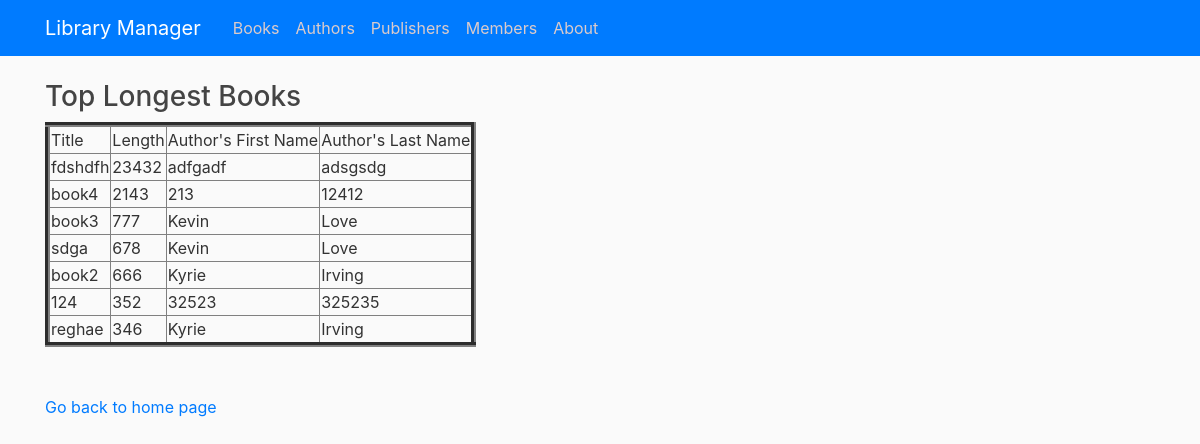
The app's page /longest with its own data.
### tables this page shows
CREATE TABLE Book (bookId INTEGER PRIMARY KEY AUTOINCREMENT, title TEXT NOT NULL, length INTEGER NOT NULL, availability BOOLEAN NOT NULL CHECK(availability IN (0, 1)));

CREATE TABLE Author (authorId INTEGER PRIMARY KEY AUTOINCREMENT, firstName TEXT NOT NULL, lastName TEXT NOT NULL);

### library/routes.py (the view)
@app.route("/longest")
def longest():
    con = sqlite3.connect("book.db")
    con.row_factory = sqlite3.Row
    cur = con.cursor()
    cur.execute("SELECT Book.title, Book.length, Author.firstName, Author.lastName \
        FROM Book JOIN WrittenBy JOIN Author \
            ON Book.bookId = WrittenBy.bookId AND WrittenBy.authorId = Author.authorId \
        WHERE Book.length > \
            (SELECT Book.length \
                FROM Book \
                ORDER BY Book.length DESC \
                LIMIT 1 OFFSET 10) \
        ORDER BY Book.length DESC")
    rows = cur.fetchall()
    return render_template("longest.html",rows = rows)

### library/templates/longest.html (shortened to what this page needs)
{% extends "layout.html" %}
{% block content %}
<!DOCTYPE html>
<html>
<head>
</head>
<body>
    <h3>Top Longest Books</h3>
    <table border=5>
        <thead>
            <td>Title</td>
            <td>Length</td>
            <td>Author's First Name</td>
            <td>Author's Last Name</td>
        </thead>
        {% for row in rows %}
        <tr>
            <td>{{row["title"]}}</td>
            <td>{{row["length"]}}</td>
            <td>{{row["firstName"]}}</td>
            <td>{{row["lastName"]}}</td>
        </tr>
        {% endfor %}
    </table>
    <br><br>
    <a href="/">Go back to home page</a>
</body>
</html>
{% endblock content %}

### library/static/main.css (style rules this page uses)
body { background: #fafafa; color: #333333; margin-top: 5rem; }
h1, h2, h3, h4, h5, h6 { color: #444444; }

### records on screen
Book: title "fdshdfh", length "23432", firstName "adfgadf", lastName "adsgsdg"
Book: title "book4", length "2143", firstName "213", lastName "12412"
Book: title "book3", length "777", firstName "Kevin", lastName "Love"
Book: title "sdga", length "678", firstName "Kevin", lastName "Love"
Book: title "book2", length "666", firstName "Kyrie", lastName "Irving"
Book: title "124", length "352", firstName "32523", lastName "325235"
Book: title "reghae", length "346", firstName "Kyrie", lastName "Irving"
